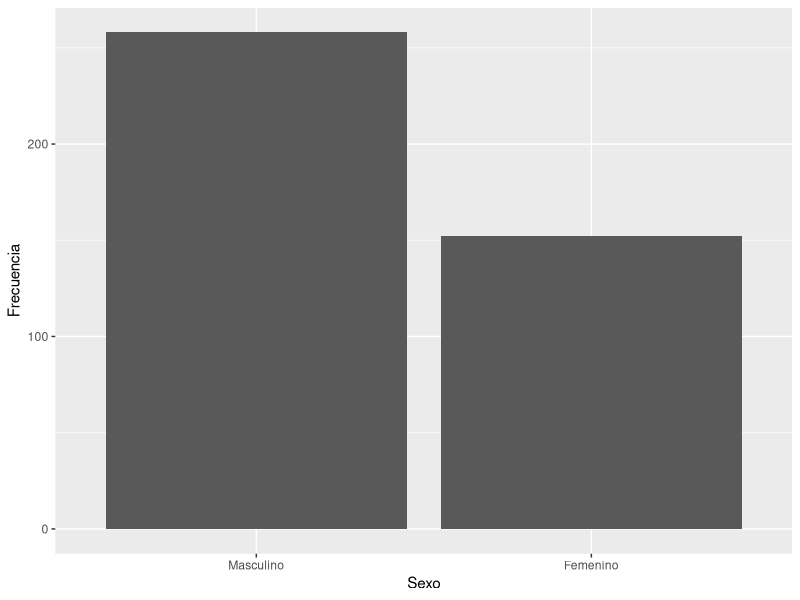
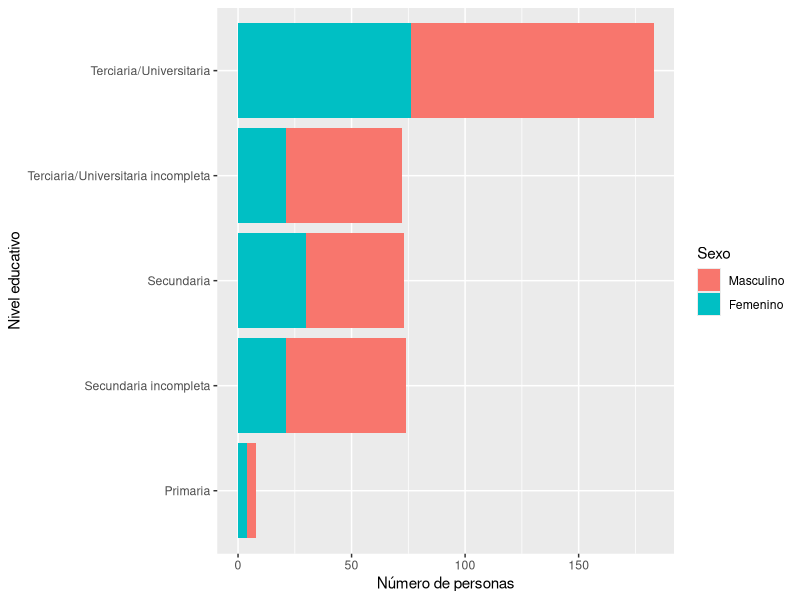

Recreate these plots in R, in order. (Note: this script raises an error after producing the figures.)
## ---- chunk 1
knitr::opts_chunk$set(echo = FALSE, fig.pos = 'hbpt')
## ---- chunk 2
### PREPARACIÓN DE LOS DATOS ###

library(tidyverse)
library(haven)
library(xtable)
library(lubridate)

datos <- read_dta("Datos/2011_2013panel.dta")

#Datos sobre: info general, cantidad de ocupados segun categorias   

gen_ocup <- datos %>% select(form, año, cp, ct, a22cargo, a4, a11a1, a11a2, a11a3,b1, starts_with("b2a", ignore.case = FALSE), starts_with("b2b", ignore.case = FALSE), starts_with("b3soc"))

#Datos sobre: supervisión y conflicto: gestion, ausentismo

sup_conf <- datos %>%
  select(form, año, f21, f22, f23, f3, f3b1, f3b2, f3b3, f4bactitud, f4ccalidad)

  
#Datos sobre: tecnologia e innovación

tecno <- datos %>%
  select(form, año, g11:g31, g31:g31resul, g4proc:g422emp, g41a, g41b, g43a:g44b)
  
#Opiniones del entrevistado

opinion <- datos %>%
  select(form, año, h1posturaa, h5pacienci, h84educaci, h89sexo)

##Remuneraciones

#Salarios nominlaes promedio por categoria
Salarios <- datos %>% 
  select(form, año, c31asal:c36rs) 

##Inversion y financiamiento

EdiCons <- datos %>%
  select(Capital=d11capcap, Gastos= d11invgasg, Ingresos=d11invingi, Inversiones=d11invinv, Activo=d11actact)

TotAct <- datos %>%
  select(d16captot:d16acttot)

TotPas <- datos %>%
  select(d2tot)


#Trabajadores que ingresaron y dejaron la cooperativa por edad.
TraIng <- datos %>%
  select(b18a35soc:b18atot)

TraDej <- datos %>%
  select(b14a35soc:b14atot)

## ---- chunk 3
opinion %>%
  filter(is.na(h89sexo) == FALSE) %>%  #En el primer anio no se pregunto
  ggplot() +
  geom_bar(aes(as.factor(h89sexo))) +
  labs(x = "Sexo", y = "Frecuencia") +
  scale_x_discrete(labels = c("Masculino", "Femenino") )
## ---- chunk 4
opinion %>%
  mutate(h89sexo = recode(h89sexo, `1` = "Masculino", `2` = "Femenino")) %>%
  filter(is.na(h89sexo) == FALSE) %>%
  group_by(h89sexo) %>%
  summarise(Cantidad = n()) %>%
  mutate(Proporción = prop.table(Cantidad)) %>%
  rename(Sexo = h89sexo) %>%
  xtable() %>%
  print(comment = FALSE)

#/Sexpr{"objeto"}
## ---- chunk 5
opinion %>%
  filter(is.na(h89sexo) == FALSE) %>%  #En el primer anio no se pregunto
  ggplot() +
  geom_bar(aes(as.factor(h84educaci), fill = as.factor(h89sexo))) +
  scale_fill_discrete(labels = c("Masculino", "Femenino")) +
  scale_x_discrete(labels = c("Primaria", "Secundaria incompleta", "Secundaria", "Terciaria/Universitaria incompleta", "Terciaria/Universitaria")) +
  coord_flip() +
  labs(x = "Nivel educativo", y = "Número de personas", fill = "Sexo") 
## ---- chunk 6
#Cuanta gente dejó e ingresó a la cooperativa por tramos de edad?

TraDej %>% 
  filter(año == 2) %>%
  gather("Tramos", "Cantidad", -año) %>%
  mutate(Tramos = recode(Tramos, b14a35tot = "Menores de 35 años", b14a36a50t = "Entre 36-50 años", b14a51tot = "Mayores de 51 años", b14atotsoc = "Total de socios", b14atotasa = "Total de asalariados", b14atot = "Total de trabajadores"))

    
## ---- chunk 7
# Los siguientes chunks pueden ser aplicables a shiny
#añadir serie de tiempo de fundacion y comentar esto segun eso
#ver si hay que separar por rama
#heatmap por rama de innovacion
inno_arr <- datos %>%
  select(form, año, cp, a4, g4prod, g4proc, g4org, g4com) %>%
  mutate(a4 = as.Date(a4, format = "%d/%m/%Y")) %>%
  filter(a4 > "1800-01-01" & a4 < "2013-01-01", is.na(g4prod) == FALSE, is.na(g4proc) == FALSE, is.na(g4org) == FALSE, is.na(g4com) == FALSE, cp == 1)

ggplot(inno_arr) +
  geom_bar(aes(year(a4), fill = as.factor(g4prod)), position = "fill") +
  scale_fill_discrete(labels = c("Si", "No" )) +
  labs(x = "Año de inicio de actividades", y = "Proporción", fill = "¿Hubo innovación en producto?")

# La cantidad de observaciones puede estar afectando
## ---- chunk 8

ggplot(inno_arr) +
  geom_bar(aes(year(a4), fill = as.factor(g4proc)), position = "fill") +
  scale_fill_discrete(labels = c("Si", "No" )) +
  labs(x = "Año de inicio de actividades", y = "Proporción", fill = "¿Hubo innovación en proceso?")

## ---- chunk 9

ggplot(inno_arr) +
  geom_bar(aes(year(a4), fill = as.factor(g4org)), position = "fill") +
  scale_fill_discrete(labels = c("Si", "No" )) +
  labs(x = "Año de inicio de actividades", y = "Proporción", fill = "¿Hubo innovación en organización?")

## ---- chunk 10

ggplot(inno_arr) +
  geom_bar(aes(year(a4), fill = as.factor(g4com)), position = "fill") +
  scale_fill_discrete(labels = c("Si", "No" )) +
  labs(x = "Año de inicio de actividades", y = "Proporción", fill = "¿Hubo innovación en comercialización?")

## ---- chunk 11

#Se podria hacer reactivo en shiny
#ver outliers

gen_ocup %>%
  mutate(tipo_coop = case_when(cp == 1 & is.na(ct) ~ "CP", ct == 1  ~ "CT")) %>%
  filter(a11a1 < 500) %>% #Hay un outlier que afecta la grafica
  ggplot() + 
  geom_bar(aes(x = a11a1)) +
  facet_wrap(vars(tipo_coop)) +
  labs(x = "Número de cooperativas proveedoras", y = "Frecuencia entre las cooperativas encuestadas")
## ---- chunk 12

#Se podria hacer reactivo en shiny
#Conviene hacerlo en proporciones, sacar el 0 o algo para presentarlo mejor? 
#Capaz se puede sacar el 0 y ponerlo en un comentario del grafico


gen_ocup %>%
  mutate(tipo_coop = case_when(cp == 1 & is.na(ct) ~ "CP", ct == 1  ~ "CT")) %>%
  filter(a11a2 < 500) %>% #Hay un outlier que afecta la grafica
  ggplot() + 
  geom_bar(aes(x = a11a2)) +
  facet_wrap(vars(tipo_coop)) +
  labs(x = "Número de cooperativas socias", y = "Frecuencia entre las cooperativas encuestadas")

## ---- chunk 13

#Se podria hacer reactivo en shiny

gen_ocup %>%
  mutate(tipo_coop = case_when(cp == 1 & is.na(ct) ~ "CP", ct == 1  ~ "CT")) %>%
  filter(a11a3 < 500) %>% #Hay un outlier que afecta la grafica
  ggplot() + 
  geom_bar(aes(x = a11a3)) +
  facet_wrap(vars(tipo_coop)) +
  labs(x = "Número de cooperativas clientes", y = "Frecuencia entre las cooperativas encuestadas")
## ---- chunk 14
